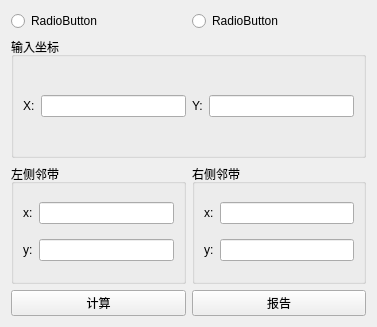
<?xml version="1.0" encoding="UTF-8"?>
<ui version="4.0">
 <class>Form</class>
 <widget class="QWidget" name="Form">
  <property name="geometry">
   <rect>
    <x>0</x>
    <y>0</y>
    <width>377</width>
    <height>327</height>
   </rect>
  </property>
  <property name="windowTitle">
   <string>邻带转换</string>
  </property>
  <layout class="QVBoxLayout" name="verticalLayout">
   <item>
    <layout class="QHBoxLayout" name="horizontalLayout_3">
     <item>
      <widget class="QRadioButton" name="radioButton">
       <property name="text">
        <string>RadioButton</string>
       </property>
      </widget>
     </item>
     <item>
      <widget class="QRadioButton" name="radioButton_2">
       <property name="text">
        <string>RadioButton</string>
       </property>
      </widget>
     </item>
    </layout>
   </item>
   <item>
    <widget class="QGroupBox" name="groupBox">
     <property name="title">
      <string>输入坐标</string>
     </property>
     <layout class="QGridLayout" name="gridLayout">
      <item row="0" column="0">
       <widget class="QLabel" name="label_X">
        <property name="text">
         <string>X:</string>
        </property>
       </widget>
      </item>
      <item row="0" column="1">
       <widget class="QLineEdit" name="lineEdit_X"/>
      </item>
      <item row="0" column="2">
       <widget class="QLabel" name="label_Y">
        <property name="text">
         <string>Y:</string>
        </property>
       </widget>
      </item>
      <item row="0" column="3">
       <widget class="QLineEdit" name="lineEdit_Y"/>
      </item>
     </layout>
    </widget>
   </item>
   <item>
    <layout class="QHBoxLayout" name="horizontalLayout">
     <item>
      <widget class="QGroupBox" name="groupBox_2">
       <property name="title">
        <string>左侧邻带</string>
       </property>
       <layout class="QGridLayout" name="gridLayout_2">
        <item row="0" column="0">
         <widget class="QLabel" name="label_lx">
          <property name="text">
           <string>x:</string>
          </property>
         </widget>
        </item>
        <item row="0" column="1">
         <widget class="QLineEdit" name="lineEdit_lx"/>
        </item>
        <item row="1" column="0">
         <widget class="QLabel" name="label_ly">
          <property name="text">
           <string>y:</string>
          </property>
         </widget>
        </item>
        <item row="1" column="1">
         <widget class="QLineEdit" name="lineEdit_ly"/>
        </item>
       </layout>
      </widget>
     </item>
     <item>
      <widget class="QGroupBox" name="groupBox_3">
       <property name="title">
        <string>右侧邻带</string>
       </property>
       <layout class="QGridLayout" name="gridLayout_3">
        <item row="0" column="0">
         <widget class="QLabel" name="label_rx">
          <property name="text">
           <string>x:</string>
          </property>
         </widget>
        </item>
        <item row="0" column="1">
         <widget class="QLineEdit" name="lineEdit_rx"/>
        </item>
        <item row="1" column="0">
         <widget class="QLabel" name="label_ry">
          <property name="text">
           <string>y:</string>
          </property>
         </widget>
        </item>
        <item row="1" column="1">
         <widget class="QLineEdit" name="lineEdit_ry"/>
        </item>
       </layout>
      </widget>
     </item>
    </layout>
   </item>
   <item>
    <layout class="QHBoxLayout" name="horizontalLayout_2">
     <item>
      <widget class="QPushButton" name="pushButton">
       <property name="text">
        <string>计算</string>
       </property>
      </widget>
     </item>
     <item>
      <widget class="QPushButton" name="pushButton_2">
       <property name="text">
        <string>报告</string>
       </property>
      </widget>
     </item>
    </layout>
   </item>
  </layout>
 </widget>
 <resources/>
 <connections/>
</ui>
